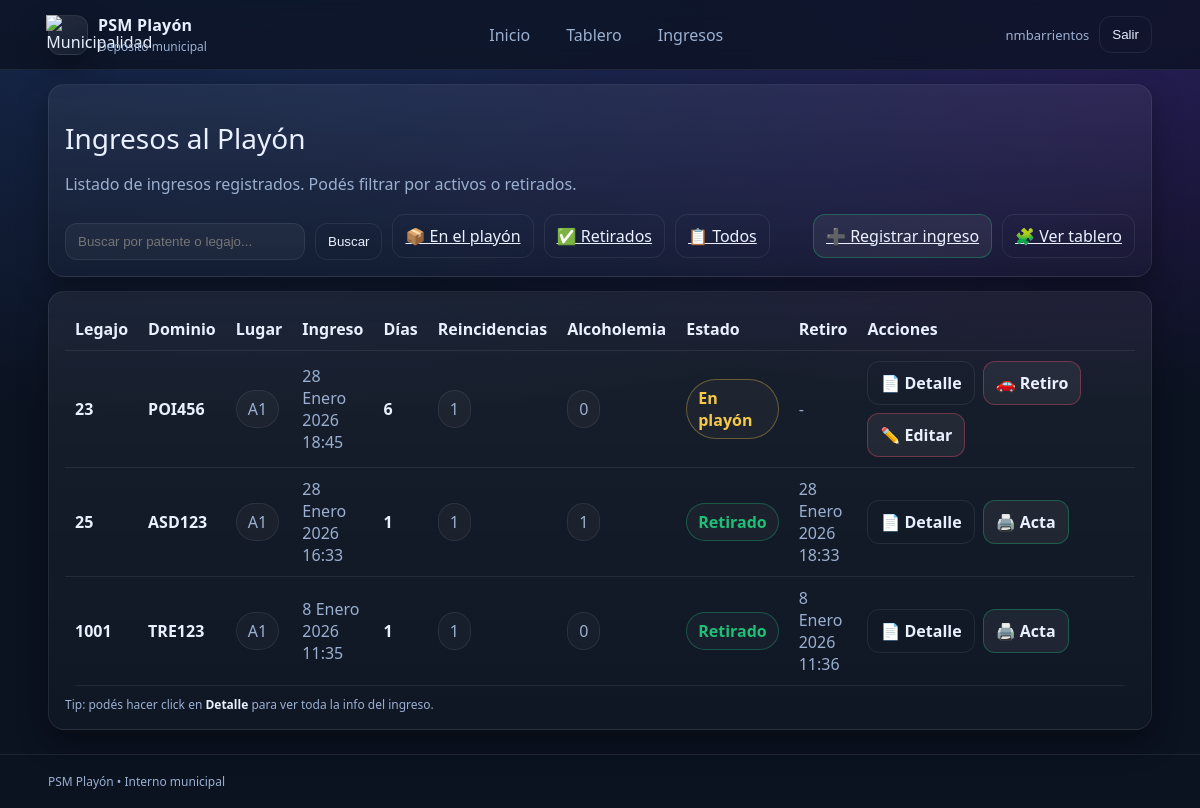
/ingresos/ (signed in), run on an earlier commit of the app's database.
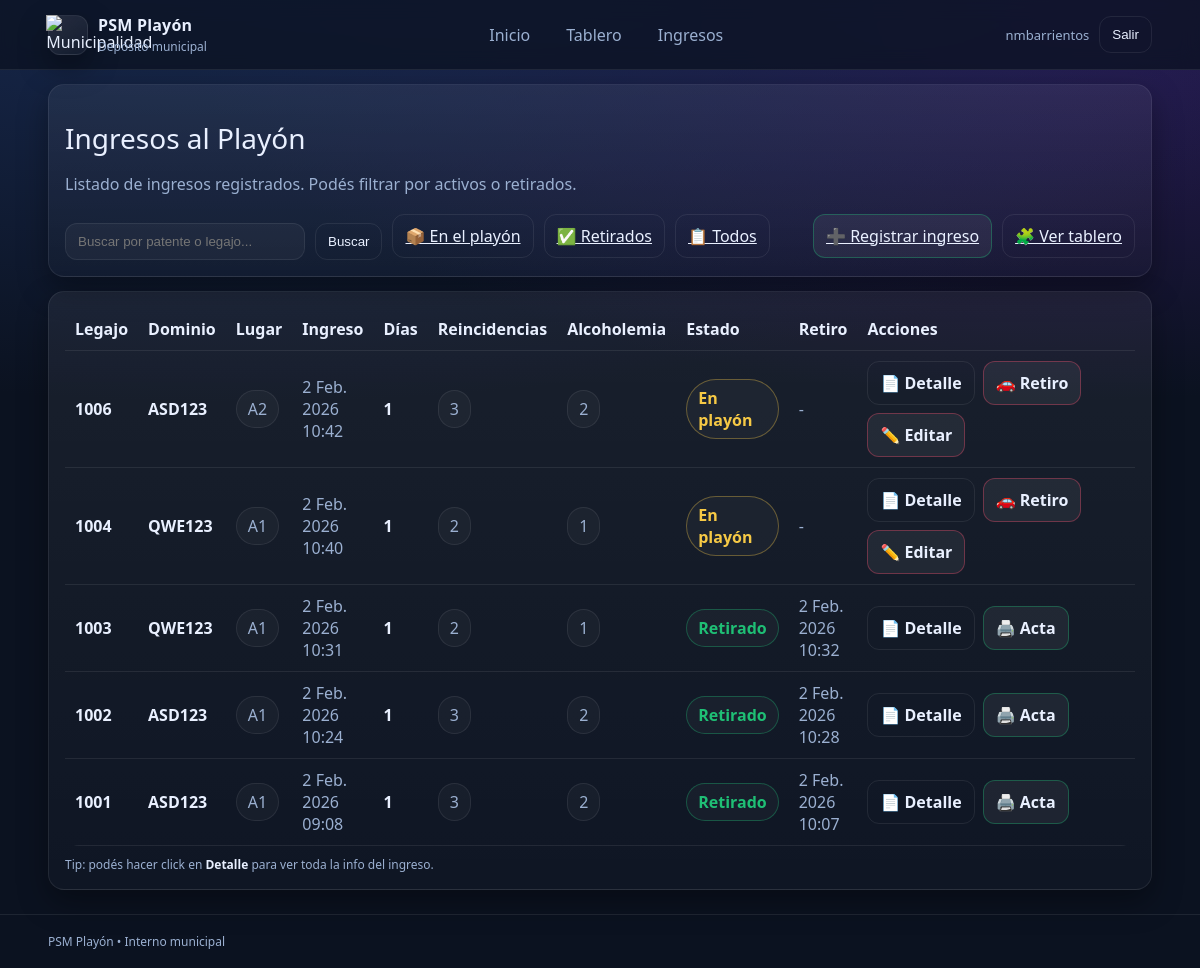
And on a later commit of the database.
### vehiculos/models.py (models this page shows, shortened)
class IngresoPlayon(models.Model):
    TIPO_VEHICULO_CHOICES = [
        ("AUTO", "Auto"),
        ("MOTO", "Moto"),
        ("CAMIONETA", "Camioneta"),
        ("CAMION", "Camión"),
        ("OTRO", "Otro"),
    ]
    vehiculo = models.ForeignKey(Vehiculo, on_delete=models.PROTECT, related_name="ingresos")
    fecha_ingreso = models.DateTimeField("Fecha de ingreso", auto_now_add=True)
    tipo_vehiculo = models.CharField("Tipo de vehículo", max_length=20, choices=TIPO_VEHICULO_CHOICES, blank=False)
    marca = models.CharField(max_length=50, blank=False)
    modelo = models.CharField(max_length=50, blank=False)
    anio = models.PositiveIntegerField("Año", null=True, blank=False)
    color = models.CharField(max_length=30, blank=False)
    nro_legajo_playon = models.CharField("N° de legajo en playón", max_length=30, unique=True)
    lugar_infraccion = models.CharField("Lugar de la infracción", max_length=255, blank=False)
    acta_infraccion_recibida = models.BooleanField("Acta de infracción recibida", default=False)
    acta_secuestro_recibida = models.BooleanField("Acta de secuestro recibida", default=False)
    inventario_objetos_visibles_recibido = models.BooleanField("Inventario de objetos visibles recibido", default=False)
    registro_fotografico_recibido = models.BooleanField("Registro fotográfico recibido", default=False)
    PRUEBA_ALCOHOLEMIA_CHOICES = [
        ("SI", "Sí"),
        ("NO", "No"),
        ("NC", "No corresponde"),
    ]
    prueba_alcoholemia_estado = models.CharField(
        "Prueba de alcoholemia/test",
        max_length=2,
        choices=PRUEBA_ALCOHOLEMIA_CHOICES,
        default="NC",
    )
    coincide_inventario = models.BooleanField("¿Coincide el inventario?", default=False)
    coinciden_danios_registrados = models.BooleanField("¿Coinciden los daños registrados?", default=False)
    detalle_danios_no_coincidentes = models.TextField("Detalle de daños no coincidentes", blank=True)
    bateria_desconectada = models.BooleanField("Batería desconectada", default=False)
    ubicacion_interna = models.CharField("Ubicación interna en playa", max_length=100, blank=False)
    lugar = models.ForeignKey(
        LugarPlayon,
        on_delete=models.PROTECT,
        null=True,
        blank=True,
        related_name="ingresos",
    )
    recibido_por = models.ForeignKey(User, on_delete=models.PROTECT, related_name="ingresos_recibidos")
    observaciones_generales = models.TextField("Observaciones generales", blank=True)
    retirado = models.BooleanField("¿Retirado?", default=False)
    fecha_retiro = models.DateTimeField("Fecha de retiro", null=True, blank=True)
    entregado_por = models.ForeignKey(
        User,
        on_delete=models.PROTECT,
        related_name="egresos_entregados",
        null=True,
        blank=True,
    )
    nombre_retira = models.CharField("Nombre de quien retira", max_length=100, blank=True)
    dni_retira = models.CharField("DNI de quien retira", max_length=20, blank=True)
    observaciones_egreso = models.TextField("Observaciones de egreso", blank=True)
    class Meta:
        verbose_name = "Ingreso al playón"
        verbose_name_plural = "Ingresos al playón"
        ordering = ["-fecha_ingreso"]
    @property
    def dias_en_playon(self):
        inicio = djtz.localtime(self.fecha_ingreso).date()
        fin_dt = self.fecha_retiro if (self.retirado and self.fecha_retiro) else djtz.now()
        fin = djtz.localtime(fin_dt).date()
        return (fin - inicio).days + 1

class Vehiculo(models.Model):
    dominio = models.CharField("Dominio (Patente)", max_length=10, unique=True)
    marca = models.CharField(max_length=50, blank=False)
    modelo = models.CharField(max_length=50, blank=False)
    color = models.CharField(max_length=30, blank=False)
    nro_chasis = models.CharField("N° de chasis", max_length=50, blank=False)
    nro_motor = models.CharField("N° de motor", max_length=50, blank=False)
    anio = models.PositiveIntegerField("Año", null=True, blank=False)
    fecha_alta = models.DateTimeField("Fecha de alta en sistema", auto_now_add=True)

class LugarPlayon(models.Model):
    ESTADO_CHOICES = [
        ("LIBRE", "Libre"),
        ("OCUPADO", "Ocupado"),
        ("FUERA", "Fuera de servicio"),
    ]
    TIPO_CHOICES = [
        ("GENERAL", "General"),
        ("MOTO", "Exclusivo motos"),
    ]
    fila = models.CharField(max_length=1)  # A-Z
    columna = models.PositiveSmallIntegerField()  # 1-15
    estado = models.CharField(max_length=10, choices=ESTADO_CHOICES, default="LIBRE")
    tipo = models.CharField(max_length=10, choices=TIPO_CHOICES, default="GENERAL")
    class Meta:
        unique_together = ("fila", "columna")
        ordering = ["fila", "columna"]
    @property
    def codigo(self):
        return f"{self.fila}{self.columna}"

### ingresos/views.py (the view)
# urls.py: path("", views.lista_ingresos, name="lista_ingresos"),  # todos
@login_required
def lista_ingresos(request):
    grupos = set(request.user.groups.values_list("name", flat=True))
    if "ENCARGADO_PLAYON" not in grupos and "ADMIN_SISTEMA" not in grupos:
        return render(request, "cuentas/no_permiso.html")
    q = (request.GET.get("q") or "").strip()
    ingresos = _qs_ingresos_base()
    if q:
        ingresos = ingresos.filter(
            Q(nro_legajo_playon__icontains=q) |
            Q(vehiculo__dominio__icontains=q)
        )
    return render(request, "ingresos/lista_ingresos.html", {
        "ingresos": ingresos,
        "titulo": "Ingresos al Playón",
        "q": q,
    })

### ingresos/views.py (called while the page is built)
def _qs_ingresos_base():
    return (
        IngresoPlayon.objects
        .select_related("vehiculo", "recibido_por", "entregado_por", "lugar")
        .annotate(
            reincidencias=Count("vehiculo__ingresos", distinct=True),
            reincidencias_alcoholemia=Count(
                "vehiculo__ingresos",
                filter=Q(vehiculo__ingresos__prueba_alcoholemia_estado="SI"),
                distinct=True
            ),
        )
        .order_by("-fecha_ingreso")
    )

### templates/ingresos/lista_ingresos.html (shortened to what this page needs)
{% extends "base.html" %}
{% block content %}
  <div class="card">
    <div class="h1">{{ titulo|default:"Ingresos al Playón" }}</div>
    <p class="muted">Listado de ingresos registrados. Podés filtrar por activos o retirados.</p>
    <div class="pills" style="align-items:center;">
      <form method="get" style="display:flex; gap:10px; flex-wrap:wrap; margin-top:12px;">
        <input
          type="text"
          name="q"
          placeholder="Buscar por patente o legajo..."
          value="{{ q|default:'' }}"
          style="flex:1; min-width:240px;"
        >
        <button class="btn btn--ghost" type="submit">Buscar</button>
      </form>
      <a class="btn btn--ghost" href="{% url 'ingresos_en_playon' %}">📦 En el playón</a>
      <a class="btn btn--ghost" href="{% url 'retiros_playon' %}">✅ Retirados</a>
      <a class="btn btn--ghost" href="{% url 'lista_ingresos' %}">📋 Todos</a>
      <a class="btn btn--ok" href="{% url 'nuevo_ingreso_playon' %}">➕ Registrar ingreso</a>
      <a class="btn btn--ghost" href="{% url 'tablero_playon' %}">🧩 Ver tablero</a>
    </div>
  </div>
  <div class="card">
    {% if ingresos %}
      <div style="overflow:auto;">
        <table class="table">
          <thead>
            <tr>
              <th>Legajo</th>
              <th>Dominio</th>
              <th>Lugar</th>
              <th>Ingreso</th>
              <th>Días</th>
              <th>Reincidencias</th>
              <th>Alcoholemia</th>
              <th>Estado</th>
              <th>Retiro</th>
              <th style="width: 360px;">Acciones</th>
            </tr>
          </thead>
          <tbody>
            {% for i in ingresos %}
              <tr>
                <td style="color: var(--text); font-weight: 900;">{{ i.nro_legajo_playon }}</td>
                <td style="color: var(--text); font-weight: 900;">{{ i.vehiculo.dominio }}</td>
                <td>
                  {% if i.lugar %}
                    <span class="pill" style="display:inline-block;">{{ i.lugar.codigo }}</span>
                  {% else %}
                    <span class="muted">-</span>
                  {% endif %}
                </td>
                <td>{{ i.fecha_ingreso }}</td>
                <td style="color: var(--text); font-weight: 800;">
                  {{ i.dias_en_playon }}
                </td>
                <td>
                  <span class="pill" style="display:inline-block;">
                    {{ i.reincidencias }}
                  </span>
                </td>
                <td>
                  <span class="pill" style="display:inline-block;">
                    {{ i.reincidencias_alcoholemia }}
                  </span>
                </td>
                <td>
                  {% if i.retirado %}
                    <span class="pill" style="display:inline-block; border-color: rgba(31,191,117,.35);">
                      <b style="color:var(--ok)">Retirado</b>
                    </span>
                  {% else %}
                    <span class="pill" style="display:inline-block; border-color: rgba(246,201,69,.35);">
                      <b style="color:var(--warn)">En playón</b>
                    </span>
                  {% endif %}
                </td>
                <td>
                  {% if i.fecha_retiro %}
                    {{ i.fecha_retiro }}
                  {% else %}
                    <span class="muted">-</span>
                  {% endif %}
                </td>
                <td>
                  <div style="display:flex; gap:8px; flex-wrap:wrap;">
                    <a class="btn btn--ghost" href="{% url 'detalle_ingreso' i.id %}">📄 Detalle</a>
                    {% if not i.retirado %}
                      <a class="btn btn--bad" href="{% url 'registrar_egreso' i.id %}">🚗 Retiro</a>
                      <a class="btn btn--bad" href="{% url 'editar_ingreso' i.id %}">✏️ Editar</a>
                    {% else %}
                      <a class="btn btn--ok" href="{% url 'imprimir_retiro' i.id %}">🖨️ Acta</a>
                    {% endif %}
                  </div>
                </td>
              </tr>
            {% endfor %}
          </tbody>
        </table>
      </div>
      <div class="muted" style="margin-top:10px; font-size:12px;">
        Tip: podés hacer click en <b style="color:var(--text)">Detalle</b> para ver toda la info del ingreso.
      </div>
    {% else %}
      <p class="muted">No hay ingresos para mostrar.</p>
    {% endif %}
  </div>
{% endblock %}

### templates/base.html (shortened to what this page needs)
{% load static %}
<!doctype html>
<html lang="es">
<head>
  <link rel="stylesheet" href="{% static 'css/app.css' %}">
</head>
<body>
  <header class="topbar">
    <div class="container topbar__inner">
      <div class="brand">
        <div class="brand__logo">
          <img src="{% static 'img/logo_muni.png' %}"
              alt="Municipalidad"
              style="width:105%; height:105%; object-fit:contain;">
        </div>
        <div class="brand__text">
          <div class="brand__title">PSM Playón</div>
          <div class="brand__sub">Depósito municipal</div>
        </div>
      </div>
      <nav class="topnav">
        <a class="topnav__link" href="{% url 'home' %}">Inicio</a>
        <a class="topnav__link" href="{% url 'tablero_playon' %}">Tablero</a>
        <a class="topnav__link" href="{% url 'lista_ingresos' %}">Ingresos</a>
      </nav>
      <div class="userbox">
        {% if request.user.is_authenticated %}
          <span class="userbox__name">{{ request.user.username }}</span>
          <form method="post" action="{% url 'logout' %}">
            <button class="btn btn--ghost" type="submit">Salir</button>
          </form>
        {% endif %}
      </div>
    </div>
  </header>
  <main class="container">
    {% block content %}{% endblock %}
  </main>
  <footer class="footer">
    <div class="container footer__inner">
      <span>PSM Playón • Interno municipal</span>
    </div>
  </footer>
</body>
</html>

### static/css/app.css (style rules this page uses)
:root { --bg:#0b1220; --panel:#0f1a2e; --card:#111f38; --muted:#9bb0d1; --text:#e9f0ff; --line:rgba(255,255,255,.08); --shadow: 0 12px 30px rgba(0,0,0,.35); --ok:#1fbf75; --bad:#ff4d6d; --warn:#f6c945; --neutral:#8aa0c2; }
* { box-sizing:border-box; }
body { margin:0; font-family: ui-sans-serif, system-ui, -apple-system, Segoe UI, Roboto, Arial; background: radial-gradient(1200px 500px at 20% -10%, #1a2d57, transparent), radial-gradient(900px 400px at 90% 0%, #2b1a57, transparent), var(--bg); color: var(--text); }
a { color: inherit; }
.container { width:min(1525px, 92vw); margin: 0 auto; }
.topbar { position: sticky; top:0; z-index:10; background: rgba(11,18,32,.75); backdrop-filter: blur(10px); border-bottom: 1px solid var(--line); }
.topbar__inner { display:flex; align-items:center; justify-content:space-between; padding: 14px 0; gap: 16px; }
.brand { display:flex; align-items:center; gap:10px; }
.brand__logo { width:40px; height:40px; display:grid; place-items:center; border-radius: 12px; background: linear-gradient(145deg, rgba(255,255,255,.10), rgba(255,255,255,.03)); border: 1px solid var(--line); box-shadow: var(--shadow); }
.brand__title { font-weight:800; letter-spacing:.2px; }
.brand__sub { color: var(--muted); font-size: 12px; margin-top:2px; }
.topnav { display:flex; gap:10px; }
.topnav__link { text-decoration:none; padding: 8px 12px; border-radius: 10px; border: 1px solid transparent; color: var(--muted); }
.userbox { display:flex; align-items:center; gap:10px; }
.userbox__name { color: var(--muted); font-size: 13px; }
.footer { margin-top: 24px; padding: 18px 0; border-top: 1px solid var(--line); color: var(--muted); font-size: 12px; }
.card { background: linear-gradient(180deg, rgba(255,255,255,.06), rgba(255,255,255,.02)); border: 1px solid var(--line); border-radius: 16px; box-shadow: var(--shadow); padding: 16px; margin: 14px 0; }
.h1 { font-size: 28px; margin: 18px 0 6px; }
.muted { color: var(--muted); }
.pills { display:flex; flex-wrap:wrap; gap:10px; margin-top:10px; }
.pill { border:1px solid var(--line); border-radius: 999px; padding: 7px 11px; background: rgba(255,255,255,.03); color: var(--muted); }
.pill b { color: var(--text); }
.btn { border: 1px solid var(--line); background: rgba(255,255,255,.06); color: var(--text); border-radius: 12px; padding: 10px 12px; cursor:pointer; }
.btn--ghost { background: transparent; }
.btn--ok { border-color: rgba(31,191,117,.35); }
.btn--bad { border-color: rgba(255,77,109,.35); }
.table { width:100%; border-collapse: collapse; overflow:hidden; border-radius: 14px; }
.table th, .table td { border-bottom: 1px solid var(--line); padding: 10px 10px; text-align:left; color: var(--muted); }
.table th { color: var(--text); font-weight: 700; }
.table a { color: var(--text); text-decoration: none; font-weight: 800; }
input, select, textarea { width: 100%; padding: 10px 12px; border-radius: 12px; border: 1px solid var(--line); background: rgba(255,255,255,.04); color: var(--text); outline: none; }

What changed in the data, as far as the page shows it:
removed IngresoPlayon: nro_legajo_playon "23", vehiculo.dominio "POI456", lugar.codigo "A1", fecha_ingreso "28 Enero 2026 18:45", dias_en_playon "6", reincidencias "1", reincidencias_alcoholemia "0", shows "En playón", shows "🚗 Retiro"
removed IngresoPlayon: nro_legajo_playon "25", vehiculo.dominio "ASD123", lugar.codigo "A1", fecha_ingreso "28 Enero 2026 16:33", dias_en_playon "1", reincidencias "1", reincidencias_alcoholemia "1", shows "Retirado", fecha_retiro "28 Enero 2026 18:33", shows "🖨️ Acta"
removed IngresoPlayon: nro_legajo_playon "1001", vehiculo.dominio "TRE123", lugar.codigo "A1", fecha_ingreso "8 Enero 2026 11:35", dias_en_playon "1", reincidencias "1", reincidencias_alcoholemia "0", shows "Retirado", fecha_retiro "8 Enero 2026 11:36", shows "🖨️ Acta"
added IngresoPlayon: nro_legajo_playon "1006", vehiculo.dominio "ASD123", lugar.codigo "A2", fecha_ingreso "2 Feb. 2026 10:42", dias_en_playon "1", reincidencias "3", reincidencias_alcoholemia "2", shows "En playón", shows "🚗 Retiro"
added IngresoPlayon: nro_legajo_playon "1004", vehiculo.dominio "QWE123", lugar.codigo "A1", fecha_ingreso "2 Feb. 2026 10:40", dias_en_playon "1", reincidencias "2", reincidencias_alcoholemia "1", shows "En playón", shows "🚗 Retiro"
added IngresoPlayon: nro_legajo_playon "1003", vehiculo.dominio "QWE123", lugar.codigo "A1", fecha_ingreso "2 Feb. 2026 10:31", dias_en_playon "1", reincidencias "2", reincidencias_alcoholemia "1", shows "Retirado", fecha_retiro "2 Feb. 2026 10:32", shows "🖨️ Acta"
added IngresoPlayon: nro_legajo_playon "1002", vehiculo.dominio "ASD123", lugar.codigo "A1", fecha_ingreso "2 Feb. 2026 10:24", dias_en_playon "1", reincidencias "3", reincidencias_alcoholemia "2", shows "Retirado", fecha_retiro "2 Feb. 2026 10:28", shows "🖨️ Acta"
added IngresoPlayon: nro_legajo_playon "1001", vehiculo.dominio "ASD123", lugar.codigo "A1", fecha_ingreso "2 Feb. 2026 09:08", dias_en_playon "1", reincidencias "3", reincidencias_alcoholemia "2", shows "Retirado", fecha_retiro "2 Feb. 2026 10:07", shows "🖨️ Acta"
